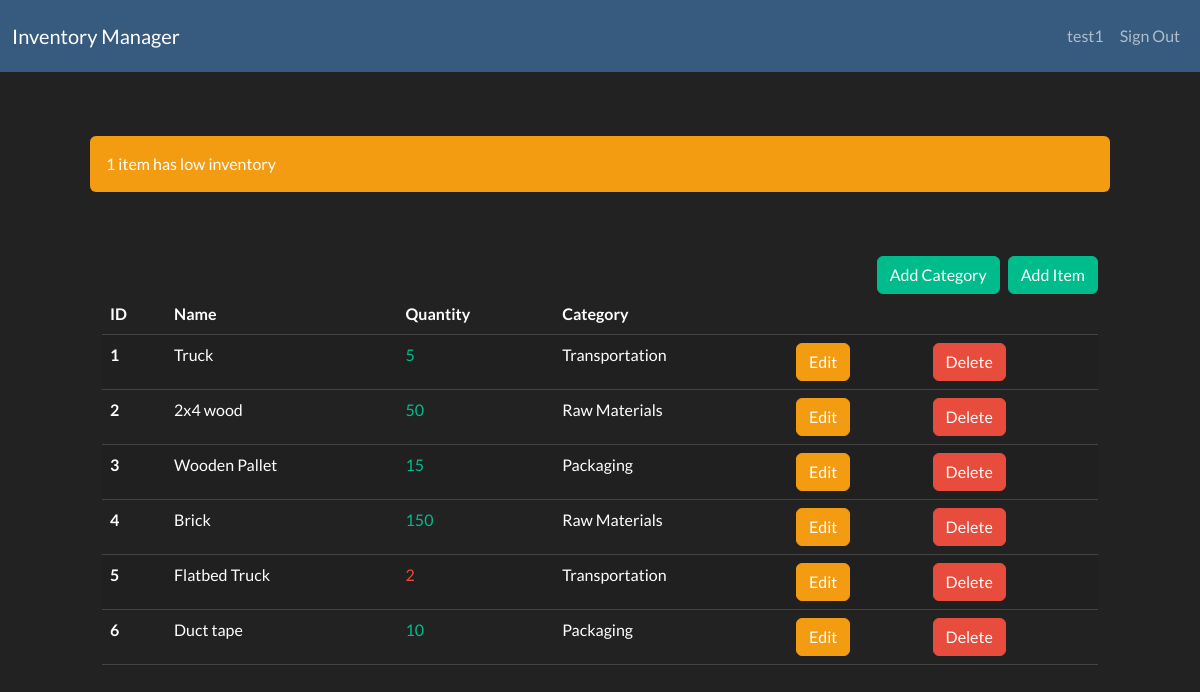
The app's page /dashboard/ (signed in) with its own data.
### inventory/models.py (models this page shows, shortened)
class InventoryItem(models.Model):
    name = models.CharField(max_length=200)
    quantity = models.IntegerField()
    category = models.ForeignKey('Category', on_delete = models.SET_NULL, blank = True, null = True)
    date_created = models.DateTimeField(auto_now_add = True)
    user = models.ForeignKey(User, on_delete = models.CASCADE)

class Category(models.Model):
    name = models.CharField(max_length = 155)
    class Meta:
        verbose_name_plural = 'Categories'

### inventory/views.py (the view)
# urls.py: path('dashboard/', Dashboard.as_view(), name='dashboard'),
class Dashboard(LoginRequiredMixin, View):
    def get(self, request):
        items = InventoryItem.objects.filter(user = self.request.user.id).order_by('id')
        low_inventory = InventoryItem.objects.filter(
            user = self.request.user.id,
            quantity__lte=LOW_QUANTITY
        )
        if low_inventory.count() > 0:
            if low_inventory.count() > 1:
                messages.error(request, f'{low_inventory.count()} items have low inventory')
            else:
                messages.error(request, f'{low_inventory.count()} item has low inventory')
        low_inventory_ids = InventoryItem.objects.filter(
            user = self.request.user.id,
            quantity__lte = LOW_QUANTITY
        ).values_list('id', flat = True)
        return render(request, 'inventory/dashboard.html', {'items': items, 'low_inventory_ids' : low_inventory_ids})

### inventory/templates/inventory/dashboard.html (shortened to what this page needs)
{% extends 'inventory/base.html' %}
{% block content %}
    {% if messages %}
        <div class="row mt-3">
            {% for message in messages %}
                {% if message.tags == 'error' %}
                    <div class="col-md-10 col-12 mx-auto mt-5 alert alert-warning">
                        {{ message }}
                    </div>
                {% else %}
                <div class="col-md-10 col-12 mx-auto mt-5 alert alert-success">
                    {{ message }}
                </div>
                {% endif %}
            {% endfor %}
        </div>
    {% endif %}
    <div class="row">
        <div class="col-md-10 col-12 mx-auto mt-5">
            <div class="d-flex justify-content-end gap-2">
                <a href="{% url 'add-category' %}" class="btn btn-success">Add Category</a>
                <a href="{% url 'add-item' %}" class="btn btn-success">Add Item</a>
            </div>
            <table class="table table-hover table-striped">
                <thead>
                    <tr>
                        <th scope="col">ID</th>
                        <th scope="col">Name</th>
                        <th scope="col">Quantity</th>
                        <th scope="col">Category</th>
                        <th scope="col"></th>
                        <th scope="col"></th>
                    </tr>
                </thead>
                <tbody>
                    {% for item in items %}
                    <tr>
                        <th scope="row">{{ item.id }}</th>
                        <td>{{ item.name }}</td>
                        {% if item.id in low_inventory_ids %}
                        <td class="text-danger">{{ item.quantity }}</td>
                        {% else %}
                        <td class="text-success">{{ item.quantity }}</td>
                        {% endif %}
                        <td>{{ item.category.name }}</td>
                        <td><a href="{% url 'edit-item' item.id %}" class="btn btn-warning">Edit</a></td>
                        <td><a href="{% url 'delete-item' item.id %}" class="btn btn-danger">Delete</a></td>
                    </tr>
                    {% endfor %}
                </tbody>
            </table>
        </div>
    </div>
{% endblock content %}

### inventory/templates/inventory/base.html (shortened to what this page needs)
<!DOCTYPE html>
<html lang="en">
<head>
    <link rel="stylesheet" href="https://bootswatch.com/5/darkly/bootstrap.min.css">
</head>
<body>
    {% include 'inventory/navigation.html' %}
    {% block content %}
    {% endblock content %}
</body>
</html>

### inventory/templates/inventory/navigation.html (shortened to what this page needs)
<nav class="navbar navbar-expand-lg bg-primary" data-bs-theme="dark">
    <div class="container-fluid">
        <a class="navbar-brand" href="{% url 'index' %}">Inventory Manager</a>
        <div class="collapse navbar-collapse justify-content-end" id="navbarNav">
            <ul class="navbar-nav">
                {% if user.is_authenticated %}
                <li class="nav-item">
                    <a class="nav-link" href="#">{{ user.username }}</a>
                </li>
                <li class="nav-item">
                    <form method="post" action="{% url 'logout' %}">
                        <button class="nav-link">Sign Out</button>
                   </form>
                </li>
                {% endif %}
            </ul>
        </div>
    </div>
</nav>

### records on screen
InventoryItem: id "1", name "Truck", quantity "5", category.name "Transportation"
InventoryItem: id "2", name "2x4 wood", quantity "50", category.name "Raw Materials"
InventoryItem: id "3", name "Wooden Pallet", quantity "15", category.name "Packaging"
InventoryItem: id "4", name "Brick", quantity "150", category.name "Raw Materials"
InventoryItem: id "5", name "Flatbed Truck", quantity "2", category.name "Transportation"
InventoryItem: id "6", name "Duct tape", quantity "10", category.name "Packaging"

### other values on screen
{{ user.username }} "test1"
{{ message }} "1 item has low inventory"
